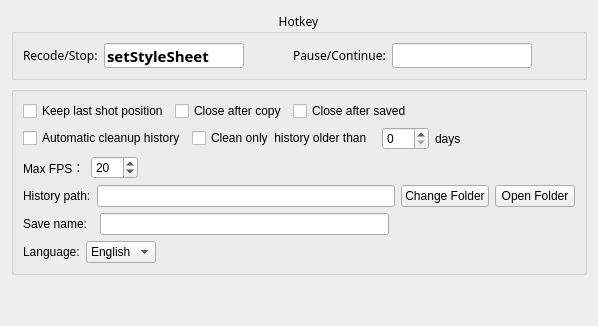
       <widget class="QWidget" name="General">
        <attribute name="title">
         <string>General</string>
        </attribute>
        <layout class="QVBoxLayout" name="verticalLayout_2">
         <item>
          <widget class="QGroupBox" name="groupBox">
           <property name="font">
            <font>
             <family>微软雅黑</family>
             <kerning>true</kerning>
            </font>
           </property>
           <property name="title">
            <string>Hotkey</string>
           </property>
           <property name="alignment">
            <set>Qt::AlignCenter</set>
           </property>
           <property name="flat">
            <bool>true</bool>
           </property>
           <layout class="QHBoxLayout" name="horizontalLayout_3">
            <item>
             <widget class="QLabel" name="label_14">
              <property name="text">
               <string>Recode/Stop:</string>
              </property>
             </widget>
            </item>
            <item>
             <widget class="KeySequenceEdit" name="OptHotkeyRecord">
              <property name="sizePolicy">
               <sizepolicy hsizetype="Fixed" vsizetype="Minimum">
                <horstretch>0</horstretch>
                <verstretch>0</verstretch>
               </sizepolicy>
              </property>
              <property name="minimumSize">
               <size>
                <width>140</width>
                <height>20</height>
               </size>
              </property>
              <property name="maximumSize">
               <size>
                <width>140</width>
                <height>16777215</height>
               </size>
              </property>
              <property name="font">
               <font>
                <family>微软雅黑</family>
                <pointsize>11</pointsize>
                <weight>75</weight>
                <bold>true</bold>
                <kerning>true</kerning>
               </font>
              </property>
              <property name="styleSheet">
               <string notr="true"/>
              </property>
              <property name="text">
               <string>setStyleSheet</string>
              </property>
             </widget>
            </item>
            <item>
             <widget class="QPushButton" name="pushButton">
              <property name="text">
               <string/>
              </property>
              <property name="icon">
               <iconset resource="res.qrc">
                <normaloff>:/icon/Delete.png</normaloff>:/icon/Delete.png</iconset>
              </property>
              <property name="iconSize">
               <size>
                <width>20</width>
                <height>20</height>
               </size>
              </property>
              <property name="flat">
               <bool>true</bool>
              </property>
             </widget>
            </item>
            <item>
             <widget class="QLabel" name="label_3">
              <property name="text">
               <string>Pause/Continue:</string>
              </property>
             </widget>
            </item>
            <item>
             <widget class="KeySequenceEdit" name="OptHotkeyPause">
              <property name="sizePolicy">
               <sizepolicy hsizetype="Fixed" vsizetype="Minimum">
                <horstretch>0</horstretch>
                <verstretch>0</verstretch>
               </sizepolicy>
              </property>
              <property name="minimumSize">
               <size>
                <width>140</width>
                <height>20</height>
               </size>
              </property>
              <property name="maximumSize">
               <size>
                <width>140</width>
                <height>16777215</height>
               </size>
              </property>
              <property name="font">
               <font>
                <family>微软雅黑</family>
                <pointsize>11</pointsize>
                <weight>75</weight>
                <bold>true</bold>
                <kerning>true</kerning>
               </font>
              </property>
             </widget>
            </item>
            <item>
             <widget class="QPushButton" name="pushButton_2">
              <property name="text">
               <string/>
              </property>
              <property name="icon">
               <iconset resource="res.qrc">
                <normaloff>:/icon/Delete.png</normaloff>:/icon/Delete.png</iconset>
              </property>
              <property name="iconSize">
               <size>
                <width>20</width>
                <height>20</height>
               </size>
              </property>
              <property name="default">
               <bool>false</bool>
              </property>
              <property name="flat">
               <bool>true</bool>
              </property>
             </widget>
            </item>
           </layout>
          </widget>
         </item>
         <item>
          <widget class="QGroupBox" name="groupBox_5">
           <property name="title">
            <string/>
           </property>
           <property name="alignment">
            <set>Qt::AlignCenter</set>
           </property>
           <property name="flat">
            <bool>true</bool>
           </property>
           <layout class="QGridLayout" name="gridLayout_2">
            <item row="6" column="0" colspan="5">
             <layout class="QHBoxLayout" name="horizontalLayout_7">
              <item>
               <widget class="QLabel" name="label_7">
                <property name="text">
                 <string>Save name:  </string>
                </property>
               </widget>
              </item>
              <item>
               <widget class="QLineEdit" name="OptFileTimeFormat"/>
              </item>
              <item>
               <widget class="QLabel" name="lblTimeFormatPre">
                <property name="minimumSize">
                 <size>
                  <width>180</width>
                  <height>0</height>
                 </size>
                </property>
                <property name="text">
                 <string/>
                </property>
               </widget>
              </item>
             </layout>
            </item>
            <item row="3" column="0" colspan="4">
             <layout class="QHBoxLayout" name="horizontalLayout_10">
              <item>
               <widget class="QLabel" name="label_21">
                <property name="text">
                 <string>Max FPS：</string>
                </property>
               </widget>
              </item>
              <item>
               <widget class="QSpinBox" name="OptMaxFPS">
                <property name="minimum">
                 <number>1</number>
                </property>
                <property name="maximum">
                 <number>100</number>
                </property>
                <property name="value">
                 <number>20</number>
                </property>
               </widget>
              </item>
              <item>
               <spacer name="horizontalSpacer_5">
                <property name="orientation">
                 <enum>Qt::Horizontal</enum>
                </property>
                <property name="sizeHint" stdset="0">
                 <size>
                  <width>40</width>
                  <height>20</height>
                 </size>
                </property>
               </spacer>
              </item>
             </layout>
            </item>
            <item row="0" column="3">
             <spacer name="horizontalSpacer">
              <property name="orientation">
               <enum>Qt::Horizontal</enum>
              </property>
              <property name="sizeHint" stdset="0">
               <size>
                <width>40</width>
                <height>20</height>
               </size>
              </property>
             </spacer>
            </item>
            <item row="2" column="0" colspan="5">
             <layout class="QHBoxLayout" name="horizontalLayout_8">
              <item>
               <widget class="QCheckBox" name="OptAutoCleanFile">
                <property name="text">
                 <string>Automatic cleanup history</string>
                </property>
               </widget>
              </item>
              <item>
               <widget class="QCheckBox" name="OptOnlyCleanOvertimeFile">
                <property name="text">
                 <string>Clean only  history older than </string>
                </property>
               </widget>
              </item>
              <item>
               <widget class="QSpinBox" name="OptCleanFileOverdays">
                <property name="maximum">
                 <number>999</number>
                </property>
                <property name="value">
                 <number>0</number>
                </property>
               </widget>
              </item>
              <item>
               <widget class="QLabel" name="label_15">
                <property name="text">
                 <string>days</string>
                </property>
               </widget>
              </item>
              <item>
               <spacer name="horizontalSpacer_2">
                <property name="orientation">
                 <enum>Qt::Horizontal</enum>
                </property>
                <property name="sizeHint" stdset="0">
                 <size>
                  <width>40</width>
                  <height>20</height>
                 </size>
                </property>
               </spacer>
              </item>
             </layout>
            </item>
            <item row="5" column="0" colspan="5">
             <layout class="QHBoxLayout" name="horizontalLayout_6">
              <item>
               <widget class="QLabel" name="label_6">
                <property name="text">
                 <string>History path:</string>
                </property>
               </widget>
              </item>
              <item>
               <widget class="QLineEdit" name="OptHistoryFilePath_2">
                <property name="readOnly">
                 <bool>true</bool>
                </property>
               </widget>
              </item>
              <item>
               <widget class="QPushButton" name="OptHistoryFilePath">
                <property name="text">
                 <string>Change Folder</string>
                </property>
               </widget>
              </item>
              <item>
               <widget class="QPushButton" name="btnOpenFloder">
                <property name="text">
                 <string>Open Folder</string>
                </property>
               </widget>
              </item>
             </layout>
            </item>
            <item row="0" column="1">
             <widget class="QCheckBox" name="OptCloseAfterCopy">
              <property name="text">
               <string>Close after copy</string>
              </property>
             </widget>
            </item>
            <item row="0" column="0">
             <widget class="QCheckBox" name="OptKeepLastPos">
              <property name="text">
               <string>Keep last shot position</string>
              </property>
             </widget>
            </item>
            <item row="0" column="2">
             <widget class="QCheckBox" name="OptCloseAfterSave">
              <property name="text">
               <string>Close after saved</string>
              </property>
             </widget>
            </item>
            <item row="9" column="0" colspan="4">
             <layout class="QHBoxLayout" name="horizontalLayout_12">
              <item>
               <widget class="QLabel" name="label_19">
                <property name="text">
                 <string>Language:</string>
                </property>
               </widget>
              </item>
              <item>
               <widget class="QComboBox" name="cmbLanguage">
                <item>
                 <property name="text">
                  <string>English</string>
                 </property>
                </item>
               </widget>
              </item>
              <item>
               <spacer name="horizontalSpacer_7">
                <property name="orientation">
                 <enum>Qt::Horizontal</enum>
                </property>
                <property name="sizeHint" stdset="0">
                 <size>
                  <width>40</width>
                  <height>20</height>
                 </size>
                </property>
               </spacer>
              </item>
             </layout>
            </item>
           </layout>
          </widget>
         </item>
         <item>
          <spacer name="verticalSpacer_3">
           <property name="orientation">
            <enum>Qt::Vertical</enum>
           </property>
           <property name="sizeHint" stdset="0">
            <size>
             <width>20</width>
             <height>40</height>
            </size>
           </property>
          </spacer>
         </item>
        </layout>
       </widget>
